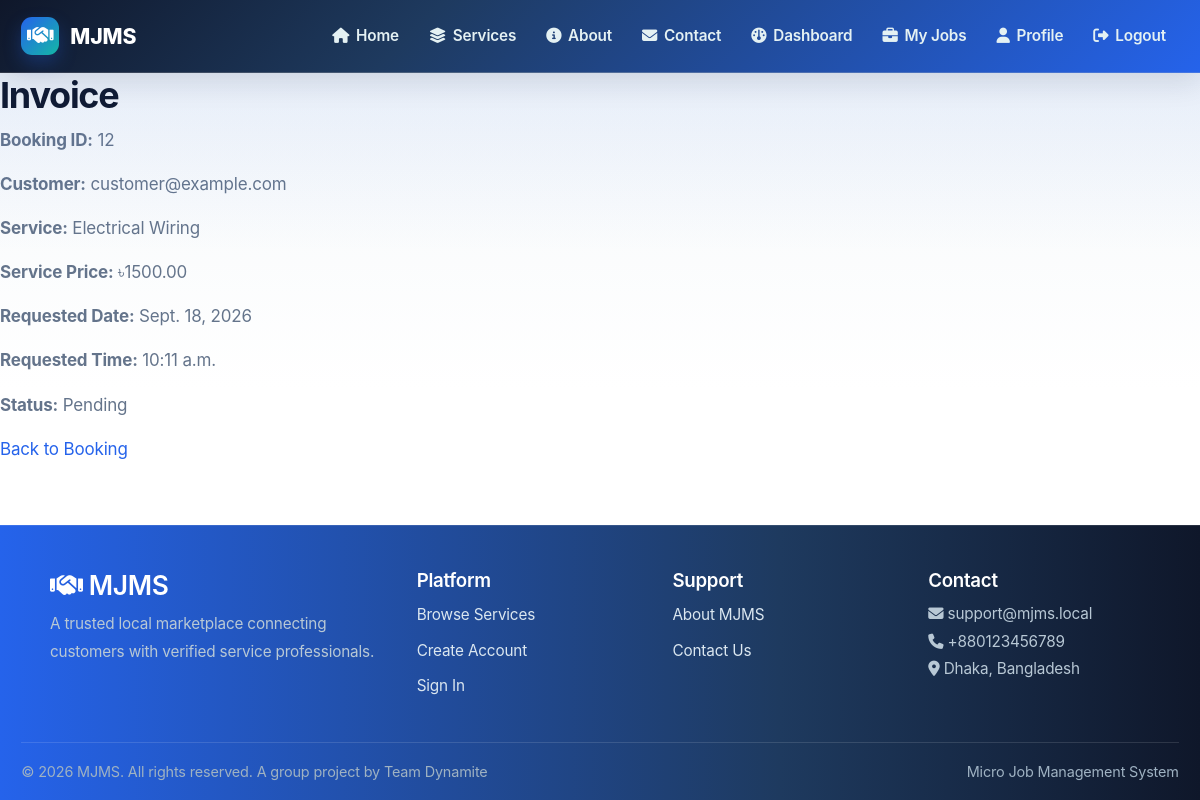
The page /bookings/12/invoice/ (signed in) on the database its author committed.
### bookings/models.py (models this page shows, shortened)
class Booking(models.Model):
    STATUS_CHOICES = [
        ('Pending', 'Pending'),
        ('Confirmed', 'Confirmed'),
        ('Accepted', 'Accepted'),
        ('Open', 'Open'),
        ('Assigned', 'Assigned'),
        ('In Progress', 'In Progress'),
        ('Completed', 'Completed'),
        ('Cancelled', 'Cancelled'),
    ]
    BOOKING_TYPE_CHOICES = [
        ('BOOK_THIS_SERVICE', 'Book This Service'),
        ('HIRE_ME', 'Hire Me'),
    ]
    customer = models.ForeignKey(
        settings.AUTH_USER_MODEL,
        on_delete=models.CASCADE,
        related_name='customer_bookings'
    )
    service = models.ForeignKey(
        Service,
        on_delete=models.CASCADE,
        related_name='bookings'
    )
    worker = models.ForeignKey(
        settings.AUTH_USER_MODEL,
        on_delete=models.SET_NULL,
        null=True,
        blank=True,
        related_name='worker_bookings'
    )
    booking_date = models.DateField()
    booking_time = models.TimeField()
    address = models.TextField()
    problem_description = models.TextField()
    problem_photo = models.ImageField(
        upload_to='booking_problem_photos/',
        blank=True,
        null=True,
    )
    status = models.CharField(
        max_length=20,
        choices=STATUS_CHOICES,
        default='Pending'
    )
    booking_type = models.CharField(
        max_length=30,
        choices=BOOKING_TYPE_CHOICES,
        default='BOOK_THIS_SERVICE',
        help_text='How the customer created this booking: Book This Service or Hire Me.'
    )
    proposed_price = models.DecimalField(
        max_digits=10,
        decimal_places=2,
        null=True,
        blank=True,
        help_text='Customer proposal before the price is agreed.'
    )
    actual_price = models.DecimalField(
        max_digits=10,
        decimal_places=2,
        null=True,
        blank=True,
        help_text='Current negotiated price for the service.'
    )
    price_agreed = models.BooleanField(default=False)
    price_agreed_at = models.DateTimeField(null=True, blank=True)
    created_at = models.DateTimeField(auto_now_add=True)
    updated_at = models.DateTimeField(auto_now=True)
    class Meta:
        ordering = ['-created_at']

### accounts/models.py (models this page shows, shortened)
class CustomUser(AbstractBaseUser, PermissionsMixin):
    ROLE_CHOICES = (
        ('customer', 'Customer'),
        ('worker', 'Worker'),
        ('admin', 'Admin'),
    )
    first_name = models.CharField(max_length=150, blank=True)
    last_name = models.CharField(max_length=150, blank=True)
    email = models.EmailField(unique=True)
    is_staff = models.BooleanField(default=False)
    is_active = models.BooleanField(default=True)
    date_joined = models.DateTimeField(auto_now_add=False, null=True)
    objects = CustomUserManager()
    USERNAME_FIELD = 'email'
    REQUIRED_FIELDS = []
    def __init__(self, *args, **kwargs):
        legacy_verified = kwargs.pop('is_verified_worker', None)
        if legacy_verified is not None:
            kwargs['worker_status'] = 'APPROVED' if legacy_verified else 'PENDING'
        super().__init__(*args, **kwargs)
    WORKER_STATUS_CHOICES = [
        ('PENDING', 'Pending Approval'),
        ('APPROVED', 'Approved'),
        ('REJECTED', 'Rejected'),
        ('BLOCKED', 'Blocked'),
    ]
    CUSTOMER_STATUS_CHOICES = [
        ('ACTIVE', 'Active'),
        ('BLOCKED', 'Blocked'),
    ]
    role = models.CharField(max_length=20, choices=ROLE_CHOICES, default='customer')
    phone = models.CharField(max_length=15, blank=True, null=True)
    address = models.TextField(blank=True, null=True)
    city = models.CharField(max_length=100, blank=True, null=True)
    profile_picture = models.ImageField(
        upload_to='profile_pictures/',
        blank=True,
        null=True
    )
    preferred_contact_method = models.CharField(
        max_length=20,
        choices=(
            ('Email', 'Email'),
            ('SMS', 'SMS'),
        ),
        default='Email'
    )
    receive_notifications = models.BooleanField(default=True)
    is_blocked = models.BooleanField(default=False)
    worker_status = models.CharField(
        max_length=20,
        choices=WORKER_STATUS_CHOICES,
        default='PENDING',
        null=True,
        blank=True,
        help_text="Status for worker accounts only"
    )
    customer_status = models.CharField(
        max_length=20,
        choices=CUSTOMER_STATUS_CHOICES,
        default='ACTIVE',
        null=True,
        blank=True,
        help_text="Status for customer accounts only"
    )
    created_at = models.DateTimeField(auto_now_add=True, null=True)
    updated_at = models.DateTimeField(auto_now=True)
    @property
    def is_verified_worker(self):
        """Backward-compatible alias for the worker approval status."""
        return self.role == 'worker' and self.worker_status == 'APPROVED'
    class Meta:
        indexes = [
            models.Index(fields=['role', 'created_at']),
            models.Index(fields=['is_blocked']),
        ]

### services/models.py (models this page shows, shortened)
class Service(models.Model):
    name = models.CharField(max_length=100)
    category = models.ForeignKey(
        Category,
        on_delete=models.CASCADE,
        related_name='services',
        help_text='The category this service belongs to'
    )
    description = models.TextField()
    price = models.DecimalField(max_digits=10, decimal_places=2)
    image = models.ImageField(upload_to='service_images/')
    duration = models.CharField(max_length=50, help_text='Estimated duration (e.g., "2 hours")')
    location = models.CharField(max_length=100, blank=True, null=True)
    featured = models.BooleanField(default=False)
    is_available = models.BooleanField(default=True)
    created_at = models.DateTimeField(auto_now_add=True)
    updated_at = models.DateTimeField(auto_now=True)
    class Meta:
        ordering = ['category__name', 'name']
        indexes = [
            models.Index(fields=['category', 'is_available']),
        ]

### bookings/views.py (the view)
# urls.py: path('<int:pk>/invoice/', views.invoice, name='invoice'),
@login_required
def invoice(request, pk):
    booking = get_object_or_404(Booking, pk=pk)
    if request.user.role == 'admin':
        messages.warning(request, 'Admins cannot view customer or worker invoice pages.')
        return redirect('dashboard_home')
    if request.user.role == 'customer' and booking.customer == request.user:
        return render(request, 'bookings/invoice.html', {'booking': booking})
    if request.user.role == 'worker' and booking.worker == request.user:
        return render(request, 'bookings/invoice.html', {'booking': booking})
    messages.error(request, 'You can only view invoices for your own booking or your assigned booking.')
    return redirect('booking_list')

### notifications/views.py (called while the page is built)
def notification_context(request):
    if not request.user.is_authenticated:
        return {}
    return {
        'unread_notification_count': Notification.objects.filter(
            user=request.user,
            is_read=False,
        ).count(),
    }

### templates/bookings/invoice.html
{% extends 'base.html' %}
{% block content %}
<h2>Invoice</h2>
<p><strong>Booking ID:</strong> {{ booking.id }}</p>
<p><strong>Customer:</strong> {{ booking.customer.email }}</p>
<p><strong>Service:</strong> {{ booking.service.name }}</p>
<p><strong>Service Price:</strong> ৳{{ booking.service.price }}</p>
<p><strong>Requested Date:</strong> {{ booking.booking_date }}</p>
<p><strong>Requested Time:</strong> {{ booking.booking_time }}</p>
<p><strong>Status:</strong> {{ booking.status }}</p>
<a href="{% url 'booking_detail' booking.pk %}">Back to Booking</a>
{% endblock %}

### rows shown on the page
Booking: id "12", customer.email "customer@example.com", service.name "Electrical Wiring", service.price "1500.00", booking_date "Sept. 18, 2026", booking_time "10:11 a.m.", status "Pending"
